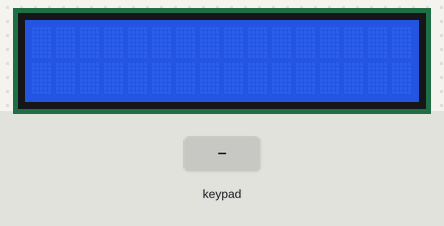
Simulated run of this sketch. Board: Arduino Uno, built with avr-gcc and run on an emulated ATmega328P. Shown: 16×2 character LCD. The test bench sets the inputs (shaded band).

Above: at 1.2 s.
1.3 s: keypad keys 8 9 1 0 1 1 D pressed 0.4 s apart
At 4.0 s:
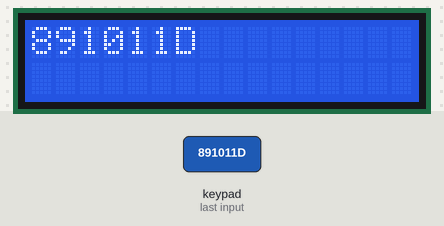
5.6 s: key 'C' pressed
At 6.6 s:
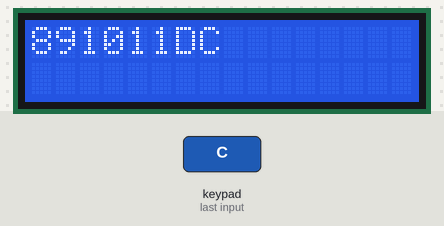
7.1 s: key '=' pressed
At 7.5 s:
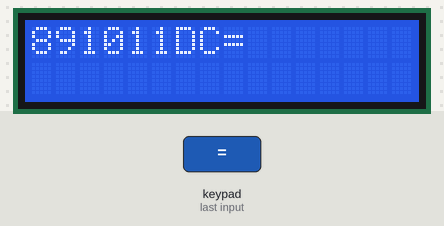
8.6 s: keypad keys 8 9 1 0 1 1 = pressed 0.4 s apart
At 12.0 s:
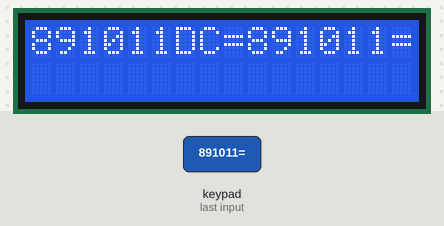
12.9 s: key 'A' pressed
At 13.4 s:
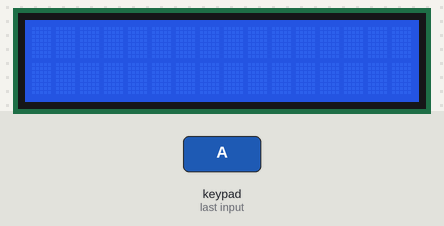
14.4 s: keypad keys 1 3 9 7 2 2 = pressed 0.4 s apart
At 17.3 s:
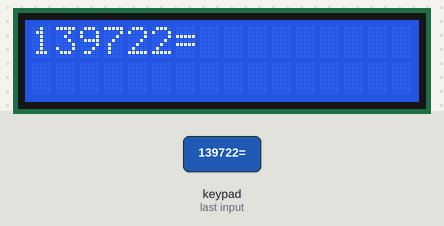
Timing chart, 0 to 18.8 s (numbered marks = the images above; inputs shaded):
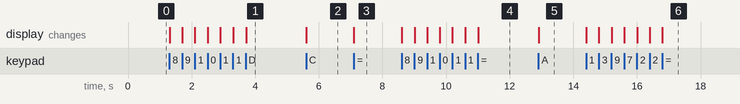

Measured:
- after the input at 1.3 s, the display: first changes at once (image 1 shows a later state)
- after the input at 5.6 s, the display: changes at once (image 2)
- after the input at 7.1 s, the display: changes at once (image 3)
- after the input at 8.6 s, the display: first changes at once (image 4 shows a later state)
- after the input at 12.9 s, the display: changes at once (image 5)
- after the input at 14.4 s, the display: first changes at once (image 6 shows a later state)

The sketch:

LCD_KEYPAD__.ino
```cpp
#include <LiquidCrystal.h>
#include <Keypad.h>

LiquidCrystal lcd(2,3,4,5,6,7);

const byte ROWS = 4;
const byte COLS = 4;

char hexaKeys[ROWS][COLS] = {
  {'1','2','3','A'},
  {'4','5','6','B'},
  {'7','8','9','C'},
  {'-','0','=','D'}
};
byte rowPins[ROWS] = {8, 9, 10, 11};
byte colPins[COLS] = {12, A0, A1, A2};

Keypad customKeypad = Keypad( makeKeymap(hexaKeys), rowPins, colPins, ROWS, COLS);


void setup() {
  Serial.begin(9600);
  lcd.begin(16, 2);
}

void loop() {
  char customKey = customKeypad.getKey();
  if (customKey != NO_KEY)
  {
   if(customKey == 'A')
   {
    lcd.clear();
   }
    else if(customKey == 'B')
   {
    lcd.setCursor(0,1);
   }
   else
   {
    lcd.print(customKey);
  }
  }
}
```
